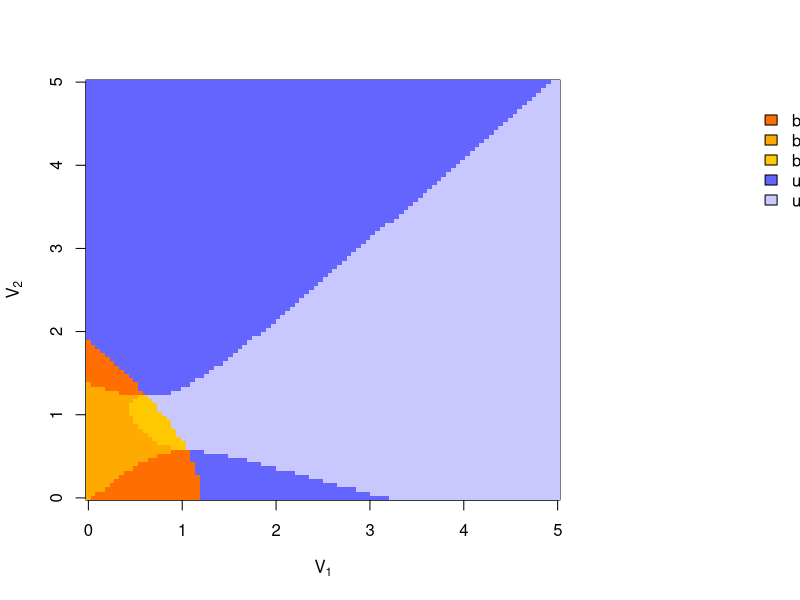
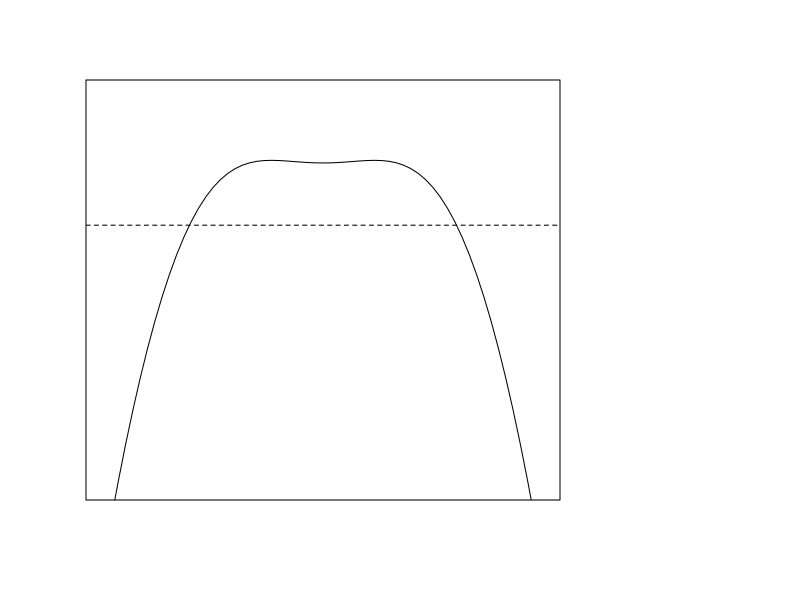
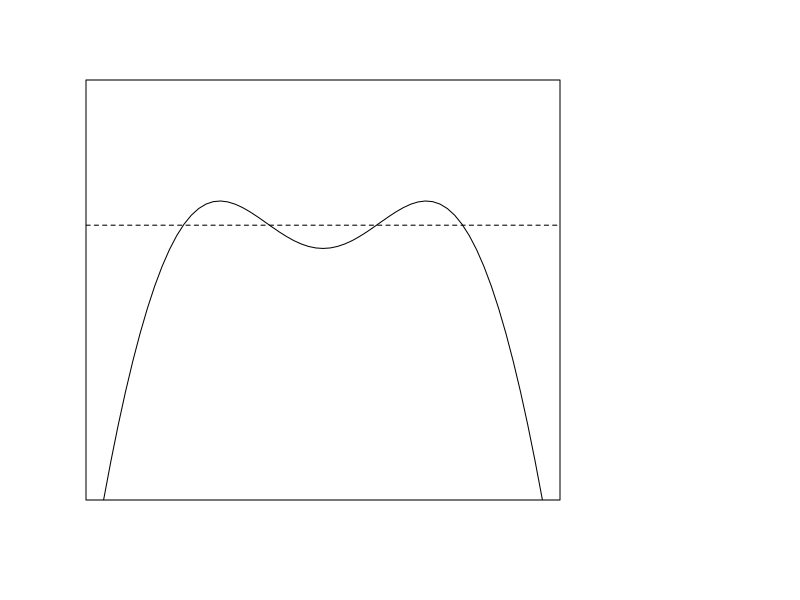
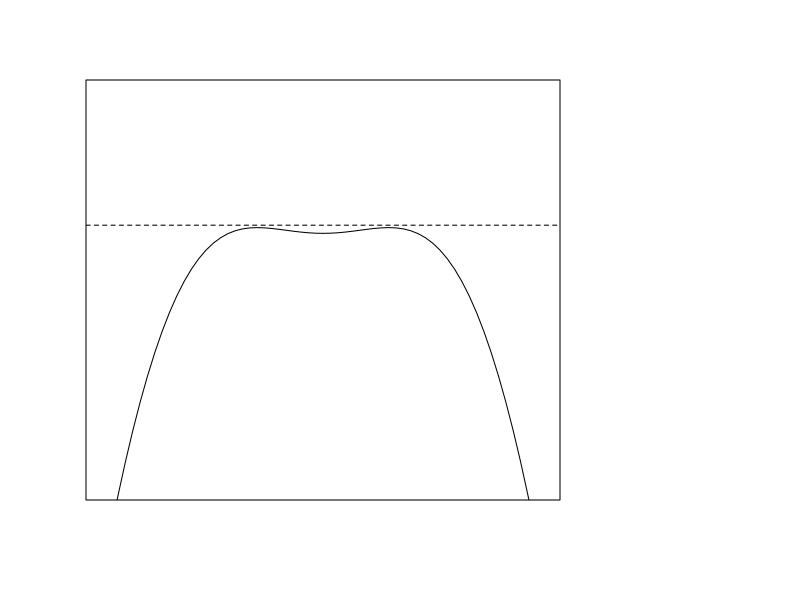
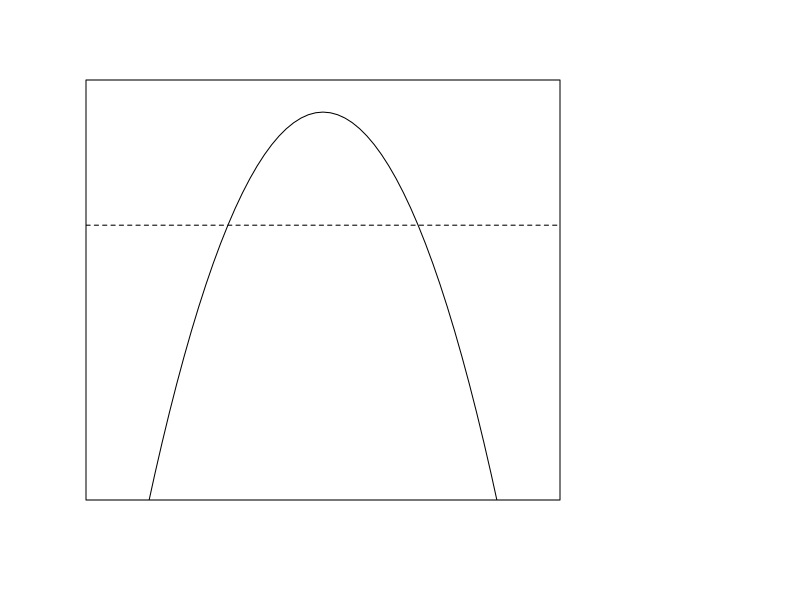
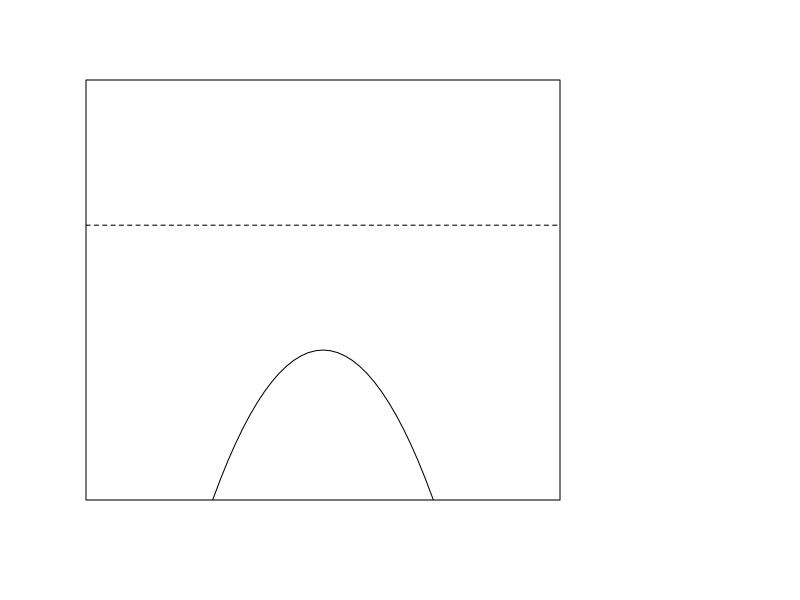

Reproduce these figures in R, in order.
# Manuscript Figure 2

# Variance figure single invader
# 1 is invader
# 2 is resident

## Setting the parameters
w <- 1 ## competition width
theta1 <- 8 ## width of intrinsic growth function = 1/g
theta2 <- 8
K1 <- 0.79 ## vector of intrinsic growth potentials #1.7 for all scenarios
K2 <- 0.8  #2 for all scenarios
sigma1 <- 2.5 ## vector of species trait standard deviations
sigma2 <- 2.5

#check existence in 1 species
if(K1 < sigma1^2/theta1) print("error sp1")
if(K2 < sigma2^2/theta2) print("error sp2")


## ---------------------------------------------------------------------
## Testing the bimodality inequality varying sigma1 and sigma2 (sp 1 invades sp 2 resident)
## ---------------------------------------------------------------------

#max sigma^2 should be K*theta
#maxsig1 = sqrt(K1*theta1)
#maxsig2 = sqrt(K2*theta2)
maxsig1 = sqrt(5)
maxsig2 = sqrt(5)
  
n. <- 100
sigma1sq.seq <- seq(0, maxsig1^2, length.out = n.)
sigma2sq.seq <- seq(0, maxsig2^2, length.out = n.)
sigma1.seq <- sqrt(sigma1sq.seq)
sigma2.seq <- sqrt(sigma2sq.seq)

ineq1 <- matrix(NA, ncol = n., nrow = n.)

for(ii in 1:n.){
	for(jj in 1:n.){
	  Omega. <- sqrt(w^2 + sigma1.seq[ii]^2 + sigma2.seq[jj]^2)
		ineq1[ii, jj] <- ifelse((K2-sigma2.seq[jj]^2/theta2) > (2*Omega.^3)/(theta2 *sqrt(w^2 + 2*sigma2.seq[jj]^2)), 2, 1) 
	}
}

## ---------------------------------------------------------------------
## Also testing the sign of fitness varying sigma1 and sigma2 (sp 1 invades sp 2 resident)
## ---------------------------------------------------------------------

ineq2 <- matrix(NA, ncol = n., nrow = n.)

#A(A) is above peaks (and valleys) and B(B) is below peaks (and valleys)

for(ii in 1:n.){
  for(jj in 1:n.){
    Omega. <- sqrt(w^2 + sigma1.seq[ii]^2 + sigma2.seq[jj]^2)
    ineq2[ii, jj] <- ifelse(
      (K2-sigma2.seq[jj]^2/theta2) > (2*Omega.^3)/(theta2 *sqrt(w^2 + 2*sigma2.seq[jj]^2)),#bimodal 
      ifelse(
        (K1-sigma1.seq[ii]^2/theta1)/(K2-sigma2.seq[jj]^2/theta2) > sqrt((w^2 + 2*sigma2.seq[jj]^2)/Omega.^2),#invades at all eq.
        "bimodal-invades",
        ifelse(
          (K1-sigma1.seq[ii]^2/theta1) > 2*Omega.^2/theta2 * (1-log((2*Omega.^3)/(theta2 *sqrt(w^2 + 2*sigma2.seq[jj]^2)*(K2-sigma2.seq[jj]^2/theta2)))), # invades only at peaks 
          "bimodal-invades at peaks",
          "bimodal-no invasion" #no invasion
        )
      ),
      ifelse(
        (K1-sigma1.seq[ii]^2/theta1)/(K2-sigma2.seq[jj]^2/theta2) > sqrt((w^2 + 2*sigma2.seq[jj]^2)/Omega.^2), 
        "unimodal-invades", #unimodal, invades at 0
        "unimodal-no invasion" #unimodal, doesn't invade at 0
      )
    )
  }
}

# Define the mapping of categories to numbers
category_map <- c("bimodal-invades" = 1, "bimodal-invades at peaks" = 2, "bimodal-no invasion" = 3, "unimodal-invades" = 4, "unimodal-no invasion" = 5)

# Create a numeric version of ineq2
ineq2_numeric <- matrix(category_map[as.character(ineq2)], nrow = nrow(ineq2))

# Define the color palette
my.colors <- c("#ff6e00", "#ffaa00", "#ffc800", "#6464ff", "#c8c8ff")


### Figure 2 ####
#pdf(file="1spp_bifurcation_V.pdf", width=6, height=4.7)


# Create the image
par(mar = c(5, 4.3, 4, 12))
#par(mfrow = c(1,1))
image(sigma1sq.seq, sigma2sq.seq, ineq2_numeric, col = my.colors, xlab=expression(V[1]), ylab=expression(V[2]))

my.colors <- setNames(
  c("#ff6e00", "#ffaa00", "#ffc800", "#6464ff", "#c8c8ff"),
  names(category_map)
)
present <- intersect(
  names(category_map),
  unique(as.character(ineq2))      
)

# Add a legend for those
legend(x = "topright",inset  = c(-0.9, 0),legend = present,fill   = my.colors[present],title  = "Case",bty    = "n",bg     = NA, xpd    = TRUE
)



## ---------------------------------------------------------------------
## Example fitness functions for panel (a)
## ---------------------------------------------------------------------
# set up cases A, B, C, D, E
## Setting the parameters
w <- 1 ## competition width
theta1 <- 8 ## width of intrinsic growth function = 1/g
theta2 <- 8
K1 <- 0.79 ## vector of intrinsic growth potentials 
K2 <- 0.8 

sigma1_vec <- c(1, 0.1, 0.8, 1.5, 2.3)
sigma2_vec <- c(0.1, 1, 0.9, 2, 0.1)

z1. <- seq(-3, 3, by = 0.1)

# shared parameters list
pars_base <- list(w = w, K1 = K1, K2 = K2, theta1 = theta1, theta2 = theta2)


# Define the function
r. <- function(z1, pars){
    # read in the parameters
    sigma1 <- pars$sigma1
    sigma2 <- pars$sigma2
    w <- pars$w
    K1 <- pars$K1
    K2 <- pars$K2
    theta1 <- pars$theta1
    theta2 <- pars$theta2

    # Calculations
    n.EQ1 <- 0 # We want this one to be zero
    n.EQ2 <- sqrt(1 + 2*sigma2^2/w^2)*(K2 - (1/theta2)*sigma2^2)
    Omega. <- sqrt(w^2 + sigma1^2 + sigma2^2) 

    dz <- z1-0
    b1 <- K1 - (z1^2 + sigma1^2)/theta1
    alpha1.0 <- 1*w/sqrt(sigma1^2+sigma1^2+w^2)
    alpha.inter <- exp(-dz^2/(2*(sigma1^2+sigma2^2+w^2)))*w/sqrt(sigma1^2+sigma2^2+w^2) 

    out. <- b1 - alpha1.0*n.EQ1 - alpha.inter*n.EQ2
    return(out.)
}

# --- Case A inset ---
#par(fig = c(0.2, 0.37, 0.18, 0.38), new = TRUE, mar = c(1, 1, 1, 1))
pars <- modifyList(pars_base, list(sigma1 = sigma1_vec[1], sigma2 = sigma2_vec[1]))
plot(z1., r.(z1., pars), type='l', xaxt='n', yaxt='n', xlab='', ylab='', ylim=c(-0.4,0.2))
abline(h=0, lty=2)

# --- Case B inset ---
#par(fig = c(0.12, 0.29, 0.32, 0.52), new = TRUE, mar = c(1, 1, 1, 1))
pars <- modifyList(pars_base, list(sigma1 = sigma1_vec[2], sigma2 = sigma2_vec[2]))
plot(z1., r.(z1., pars), type='l', xaxt='n', yaxt='n', xlab='', ylab='', ylim=c(-0.4,0.2))
abline(h=0, lty=2)

# --- Case C inset ---
#par(fig = c(0.6, 0.77, 0.32, 0.52), new = TRUE, mar = c(1, 1, 1, 1))
pars <- modifyList(pars_base, list(sigma1 = sigma1_vec[3], sigma2 = sigma2_vec[3]))
plot(z1., r.(z1., pars), type='l', xaxt='n', yaxt='n', xlab='', ylab='', ylim=c(-0.4,0.2))
abline(h=0, lty=2)

# --- Case D inset ---
#par(fig = c(0.28, 0.45, 0.60, 0.80), new = TRUE, mar = c(1, 1, 1, 1))
pars <- modifyList(pars_base, list(sigma1 = sigma1_vec[4], sigma2 = sigma2_vec[4]))
plot(z1., r.(z1., pars), type='l', xaxt='n', yaxt='n', xlab='', ylab='', ylim=c(-0.4,0.2)) 
abline(h=0, lty=2)

# --- Case E inset ---
#par(fig = c(0.45, 0.62, 0.40, 0.60), new = TRUE, mar = c(1, 1, 1, 1))
pars <- modifyList(pars_base, list(sigma1 = sigma1_vec[5], sigma2 = sigma2_vec[5]))
plot(z1., r.(z1., pars), type='l', xaxt='n', yaxt='n', xlab='', ylab='', ylim=c(-0.4,0.2))
abline(h=0, lty=2)


#dev.off()
